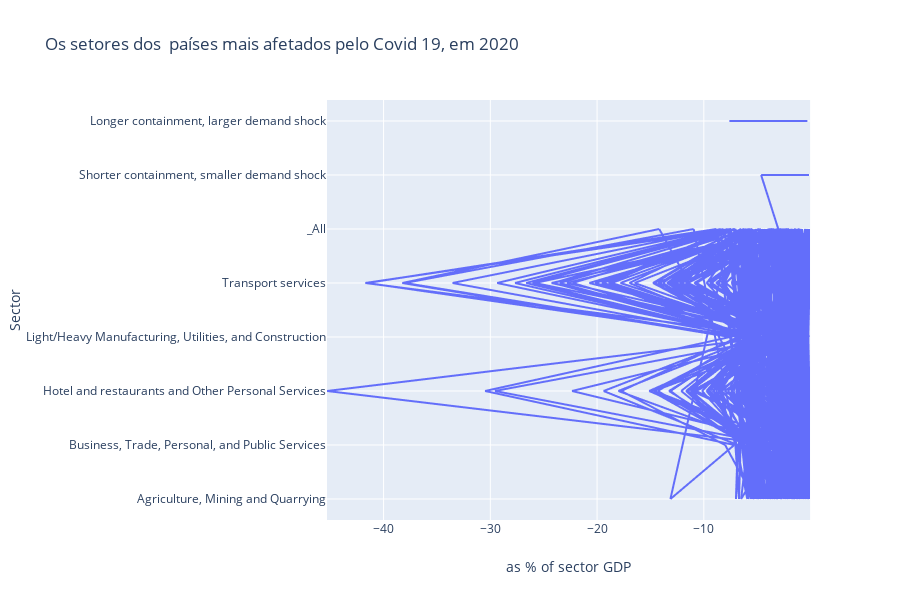

The code cell stored with this chart in its notebook:
### Code cell
#comparando a porcentagem de setores  afetados pelos Covid-19 em 2020.
df = pd.read_csv('economia.csv')

fig = px.line(df, x = 'as % of sector GDP', y = 'Sector', title='Os setores dos  países mais afetados pelo Covid 19, em 2020')
fig.show()

### Figure 1 — Plotly figure (JSON) as saved in the notebook; plotly's stock layout.template omitted (floating-point values rounded to 4 significant figures; data arrays with more than 128 entries replaced by an {"elided": "..."} marker saying what was removed)
{"data": [{"hoverlabel": {"namelength": 0}, "hovertemplate": "as % of sector GDP=%{x}<br>Sector=%{y}", "legendgroup": "", "line": {"color": "#636efa", "dash": "solid"}, "mode": "lines", "name": "", "showlegend": false, "type": "scattergl", "x": {"elided": "1576 str values"}, "xaxis": "x", "y": {"elided": "1576 str values"}, "yaxis": "y"}], "layout": {"height": 600, "legend": {"tracegroupgap": 0}, "title": {"text": "Os setores dos  países mais afetados pelo Covid 19, em 2020"}, "xaxis": {"anchor": "y", "domain": [0, 0.98], "title": {"text": "as % of sector GDP"}}, "yaxis": {"anchor": "x", "domain": [0, 1], "title": {"text": "Sector"}}}}
